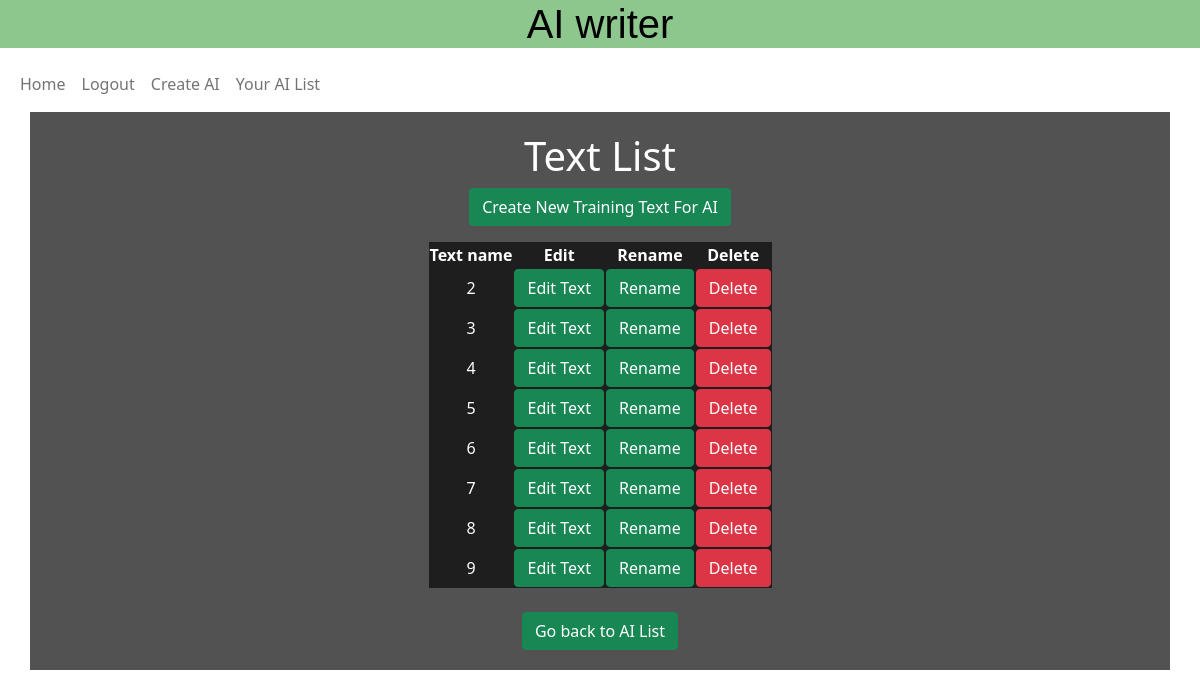
Page /update_AI/AI_text_list/11 (signed in) on the earlier database version.
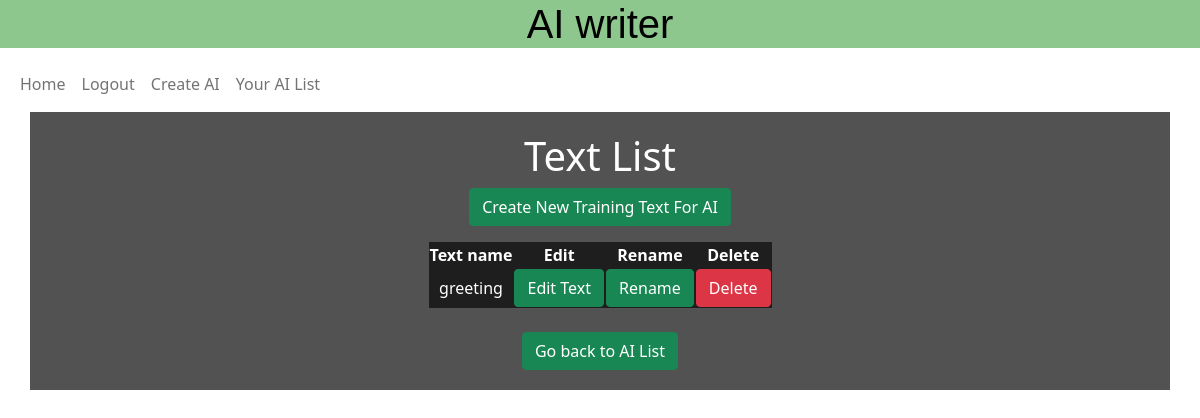
Same page on the later database version.
### update_AI/models.py (models this page shows)
class training_text(models.Model):
    user = models.ForeignKey(User, on_delete=models.CASCADE)
    text_saved = models.CharField(max_length=255)
    name2 = models.CharField(max_length=255)
    number = models.IntegerField()
    ai = models.ForeignKey(AI, on_delete=models.CASCADE)

### update_AI/views.py (the view)
# urls.py: path('AI_text_list/<int:ai_id>', views.AI_text_list, name='AI_text_list'),
def AI_text_list(request,ai_id):
    template='AI_text_list.html'
    Text_results=training_text.objects.filter(user=request.user,ai=ai_id)
    ai = AI.objects.get(id=ai_id)
    context={'Text_results':Text_results,
             "ai":ai}
    return render(request,template,context)

### update_AI/templates/AI_text_list.html
{% extends "base.html" %}
{% load static %}
{% url 'update_AI' as update_AI_url %}
{% url 'update_AI2' as update_AI2_url %}
{% url 'text_rename' as text_rename_url %}
{% url 'text_delete' as text_delete_url %}
{% url 'your_AI_list' as your_AI_list_url %}
{% block content %}
<div class="container" id="background_meal_list">
    <div class="row">
        <div class="standard col-12">
          <h1>Text List</h1>
          <p><a href="{% url 'update_AI' ai.id %}" class="btn btn-success" aria-label="Link with button class for creating a new AI">Create New Training Text For AI</a></p>
          <table class="standard">
            <tr>
              <th> Text name</th>
              <th> Edit </th>
              <th> Rename </th>
              <th> Delete</th>
            </tr>
            {% for Text in Text_results %}
              <tr>
                  <td class="padding4">{{Text.name2}}</td>
                  <td class="padding4"><a href="{% url 'update_AI2' ai.id Text.id %}" class="btn btn-success" aria-label="Link with button class for editing a AI">Edit Text</a></td>
                  <td class="padding4"><a href="{% url 'text_rename' ai.id Text.id %}" class="btn btn-success" aria-label="Link with button class for renaming a AI">Rename</a></td>
                  <td class="padding4"><a href="{% url 'text_delete' ai.id Text.id %}" class="btn btn-danger" aria-label="Link with button class for deleting a AI">Delete</a></td>
              </tr>
            {% endfor %}
            </table>
            <br>
            <a href="{% url 'your_AI_list' %}" class="btn btn-success" aria-label="Button that sends you to the AI list">Go back to AI List</a>
        </div>
    </div>
</div>
{% endblock %}

### templates/base.html (shortened to what this page needs)
{% load static %}
{% url 'AI_create' as create_AI_url %}
{% url 'your_AI_list' as your_AI_list_url %}
{% url 'update_AI' as update_AI_url %}
{% url 'AI_writing' as AI_writing_url %}
{% url 'home' as home_url %}
{% url 'about' as about_url %}
{% url 'account_login' as login_url %}
{% url 'account_signup' as signup_url %}
{% url 'account_logout' as logout_url %}
<!DOCTYPE html>
<html class="h-100" lang="en">
<head>
    <link rel="stylesheet" href="https://cdnjs.cloudflare.com/ajax/libs/font-awesome/5.15.3/css/all.min.css">
    <link href="https://cdn.jsdelivr.net/npm/bootstrap@5.0.1/dist/css/bootstrap.min.css" rel="stylesheet"
>
    <link rel="stylesheet" href="{% static 'css/style.css' %}">
</head>
<body class="d-flex flex-column h-100 main-bg" >
    <div >
        <h1 style="text-align:center; font-family:arial;  color:black; background-color:rgb(142, 199, 142);">AI writer</h1>
    </div>
    <nav class="navbar navbar-expand-lg navbar-light bg-red">
        <div class="container-fluid">
            <div class="collapse navbar-collapse" id="navbarText">
                <ul class="navbar-nav me-auto mb-2 mb-lg-0">
                    <li class="nav-item">
                        <a class="nav-link {% if request.path == home_url %}active{% endif %} link" aria-current="page"
                            href="{% url 'home' %}" aria-label="Link  that sends you to the home page">Home</a>
                    </li>
                    {% if user.is_authenticated %}
                    <li class="nav-item">
	                    <a class="nav-link {% if request.path == logout_url %}active{% endif %} link" aria-current="page" href="{% url 'account_logout' %}" aria-label="Link  that takes you to the logout page">Logout</a>
                    </li>
                    <li class="nav-item">
                        <a class="nav-link {% if request.path == create_AI_url %}active{% endif %} {% if request.path == product_list_search_url %}active{% endif %} link" aria-current="page"
                            href="{% url 'AI_create' %}" aria-label="Link that takes you to the product list page">Create AI</a>
                    </li>
                    <li class="nav-item">
                        <a class="nav-link {% if request.path == your_AI_list_url %}active{% endif %} link" aria-current="page"
                            href="{% url 'your_AI_list' %}" aria-label="Link that takes you to the add product page">Your AI List</a>
                    </li>
                    {% endif %}
                </ul>
            </div>
        </div>
    </nav>
    <main class="flex-shrink-0 main-bg">
        {% block content %}{% endblock content %}
    </main>
</body>
</html>

### static/css/style.css (style rules this page uses)
.standard { text-align: center; margin:auto; padding:20px; background-color: rgba(9, 9, 9, 0.7); color:white; }

Differences in the rows shown:
removed training_text: name2 "2"
removed training_text: name2 "3"
removed training_text: name2 "4"
removed training_text: name2 "5"
removed training_text: name2 "6"
removed training_text: name2 "7"
removed training_text: name2 "8"
removed training_text: name2 "9"
added training_text: name2 "greeting"
